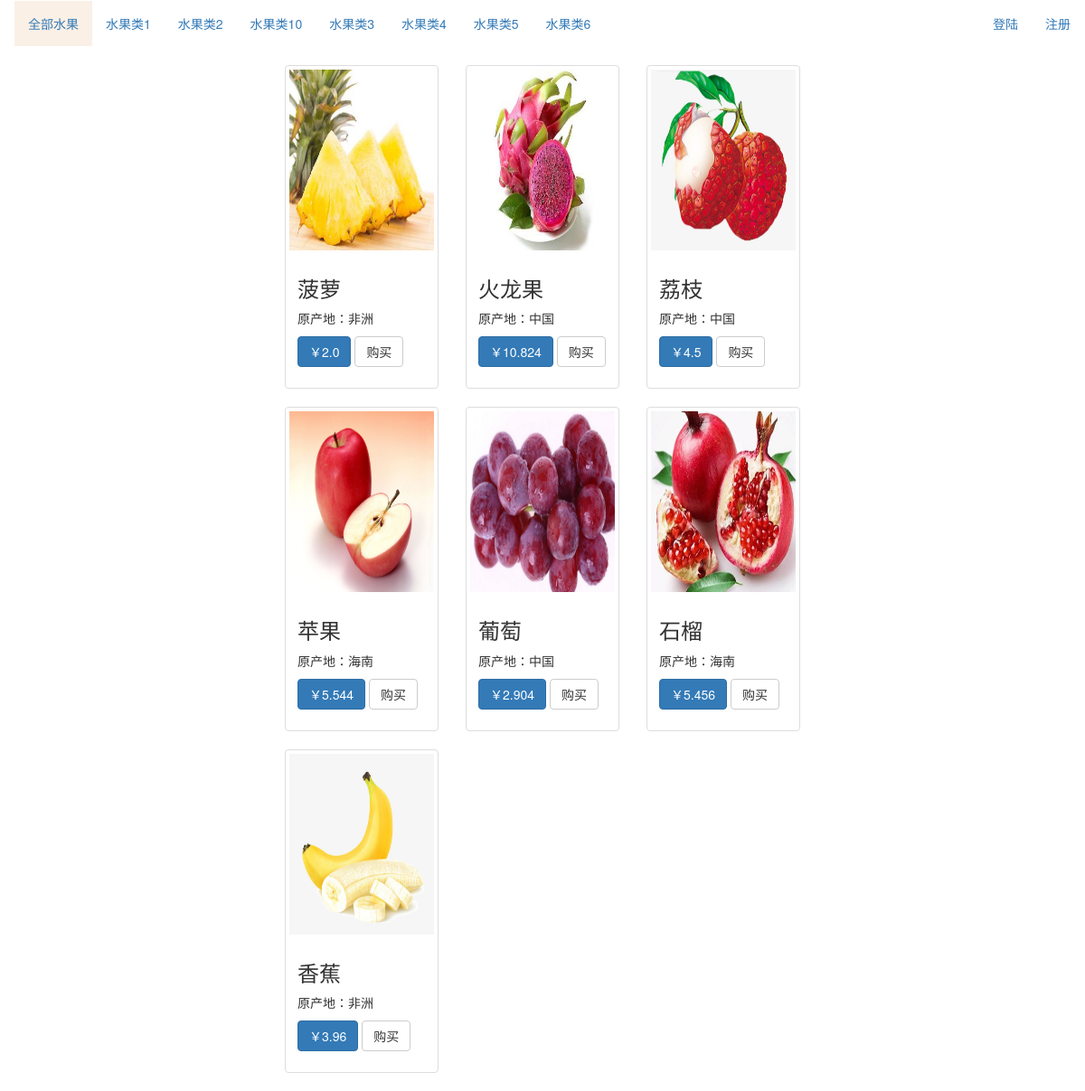
The page /user/find/ on the database its author committed.
### mainapp/models.py (models this page shows, shortened)
class CateTypeEntity(models.Model):
    name = models.CharField(max_length=20, verbose_name='分类名')
    order_num = models.IntegerField(verbose_name='排序')
    class Meta:
        db_table = 't_category'
        ordering = ['-order_num']  # 指定排序字段 - 表示降序  默认升序
        verbose_name = '水果分类表'
        verbose_name_plural = verbose_name

class FruitEntity(models.Model):
    name = models.CharField(max_length=20, verbose_name='水果名')
    price = models.FloatField(verbose_name='价格')
    source = models.CharField(max_length=30, verbose_name='原产地')
    category = models.ForeignKey(CateTypeEntity, related_name='fruits', on_delete=models.CASCADE, verbose_name='分类')
    store_id = models.ForeignKey(StoreEntity, on_delete=models.CASCADE)
    users = models.ManyToManyField(UserEntity, db_table='t_collect', related_name='fruits', verbose_name='收藏用户列表', blank=True)
    tags = models.ManyToManyField('TagEntity', verbose_name='标签', db_table='t_fruit_tag',related_name='fruits', blank=True)
    class Meta:
        db_table = 't_fruit'
        verbose_name = '水果表'
        verbose_name_plural = verbose_name

class FruitImageEntty(models.Model):
    fruit_id = models.OneToOneField(FruitEntity, on_delete=models.CASCADE, related_name='img')
    url = models.ImageField(upload_to='fruit', width_field='width', height_field='height', verbose_name='图片地址')
    width = models.IntegerField(verbose_name='宽')
    height = models.IntegerField(verbose_name='高')
    name = models.CharField(max_length=100, verbose_name='名称')
    class Meta:
        db_table = 't_fruit_image'
        verbose_name = '水果图片'
        verbose_name_plural = verbose_name

### mainapp/views.py (the view)
# urls.py: path('find/', find_fruit),
def find_fruit(request,msg=''):
    if msg:
        msg = msg
    else:
        msg = ''
    login_status = request.COOKIES.get('login_user')
    if login_status:
        login_u = UserEntity.objects.filter(phone=login_status).first()
        login_cart_all = login_u.cartentity.fruitcartentity_set.all()
        login_coll = login_u.fruits.all()
    price1 = request.GET.get('price1', 0)
    price2 = request.GET.get('price2', 1000)
    cate = request.GET.get('cate', None)
    menus = CateTypeEntity.objects.all()
    if cate:
        result = CateTypeEntity.objects.get(pk=cate).fruits.all()
    else:
        result = FruitEntity.objects.all()
    data = []
    for f in result:
        data.append({
            'fruit': f,
        })
    MEDIA = settings.MEDIA_URL
    return render(request, 'fruit/index.html', locals())

### templates/fruit/index.html (shortened to what this page needs)
{% extends 'fruit/base.html' %}
{% load static %}
{% block content %}
    <nav class="navbar narbar-default ">
        <div class="container-fluid">
            <div class="navbar-header">
                <ul class="nav navbar-nav">
                    <li><a {% if cate == None %}class="active"{% endif %} href="/user/find/">全部水果</a></li>
                    {% for menu in menus %}
                        <li><a class="{% if forloop.counter|safe == cate %}active{% endif %}" href="/user/find/?cate={{ forloop.counter }}">{{ menu.name }}</a></li>
                    {% endfor %}
                </ul>
            </div>
            <ul class="nav navbar-nav navbar-right">
                {% if login_status == None %}
                    <li><a style="cursor: pointer" data-toggle="modal" data-target="#login">登陆</a></li>
                    <li><a href="#">注册</a></li>
                {% else %}
                    <li><span style="font-size: 30px" class="label label-default">你好,{{ login_u.name }}</span></li>
                {% endif %}
            </ul>
        </div>
    </nav>
    <div class="container-fluid">
        <div class="row">
            <div class="col-md-3">
            </div>
            <div class="col-md-6">
                <div class="row">
                    {% for d in data %}
                        <div class="col-sm-6 col-md-4">
                            <div class="thumbnail">
                                <img src="
                                        {{ MEDIA }}{% if d.fruit.img.url %}{{ d.fruit.img.url }}{% else %}default.jpg{% endif %}"
                                     alt="">
                                <div class="caption">
                                    <h3>{{ d.fruit.name }}</h3>
                                    <p>原产地：{{ d.fruit.source }}</p>
                                    <p><a href="#" class="btn btn-primary" role="button">￥{{ d.fruit.price }}</a> <a
                                            href="#"
                                            class="btn btn-default"
                                            role="button">购买</a>
                                    </p>
                                </div>
                            </div>
                        </div>
                    {% endfor %}
                </div>
            </div>
            <div class="col-md-3">
            </div>
        </div>
    </div>
{% endblock %}

### templates/fruit/index.html (style rules this page uses)
img { width: 300px; height: 200px !important; }
.active { background-color: linen; }

### rows shown on the page
CateTypeEntity: name "水果类1"
CateTypeEntity: name "水果类2"
CateTypeEntity: name "水果类10"
CateTypeEntity: name "水果类3"
CateTypeEntity: name "水果类4"
CateTypeEntity: name "水果类5"
CateTypeEntity: name "水果类6"
FruitEntity: url (picture), fruit.name "菠萝", fruit.source "非洲", fruit.price "2.0"
FruitEntity: url (picture), fruit.name "火龙果", fruit.source "中国", fruit.price "10.824"
FruitEntity: url (picture), fruit.name "荔枝", fruit.source "中国", fruit.price "4.5"
FruitEntity: url (picture), fruit.name "苹果", fruit.source "海南", fruit.price "5.544"
FruitEntity: url (picture), fruit.name "葡萄", fruit.source "中国", fruit.price "2.904"
FruitEntity: url (picture), fruit.name "石榴", fruit.source "海南", fruit.price "5.456"
FruitEntity: url (picture), fruit.name "香蕉", fruit.source "非洲", fruit.price "3.96"
